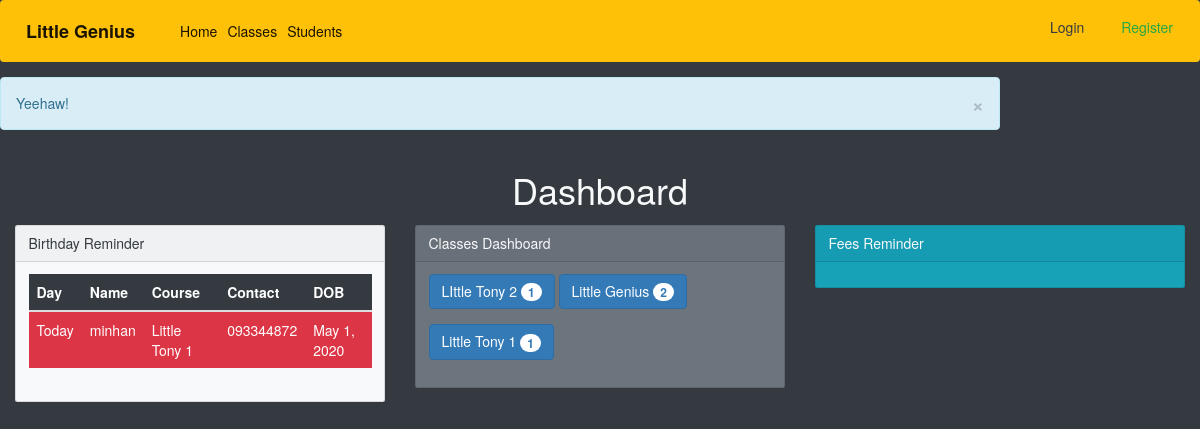
Before: / with the older database file.
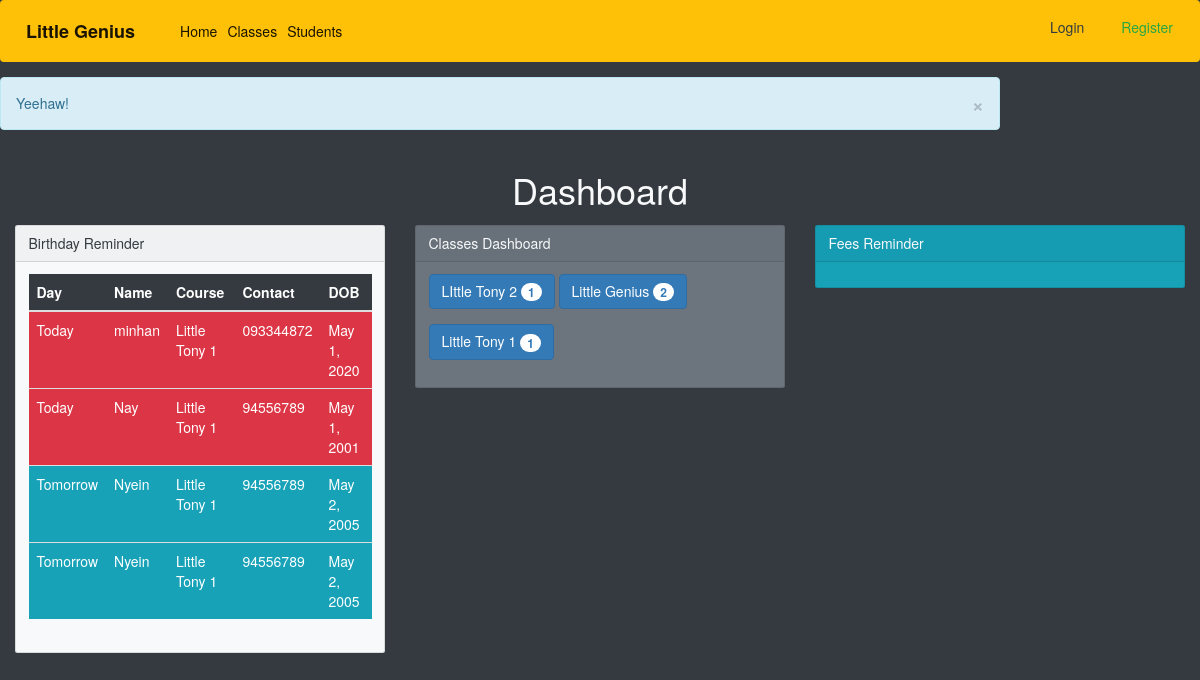
After: the same page with the newer database file.
### genius/models.py (models this page shows, shortened)
class Create_Class(models.Model):
    created_by = models.ForeignKey(
        User, on_delete=models.SET_NULL, null=True, default=1)
    class_name = models.CharField(max_length=150, null=True)
    from_choice = (
        ('Mon', 'Monday'),
        ('Tue', 'Tuesday'),
        ('Wed', 'Wednesday'),
        ('Thu', 'Thursday'),
        ('Fri', 'Friday'),
        ('Sat', 'Saturday'),
        ('Sun', 'Sunday'),
    )
    from_days = models.CharField(max_length=10, choices=from_choice)
    to_days = models.CharField(max_length=10, choices=from_choice)
    from_time = models.TimeField()
    to_time = models.TimeField()
    created_on = models.DateTimeField(auto_now=True)

class Students(models.Model):
    created_by = models.ForeignKey(
        User, on_delete=models.SET_NULL, default=1, null=True)
    name = models.CharField(max_length=200, null=True)
    image = models.ImageField(upload_to='images/', null=True, blank=True)
    dob = models.DateField(null=True, verbose_name='Date of Birth')
    age = models.IntegerField()
    grade_choice = (
        ('G1', 'Grade-1'),
        ('G2', 'Grade-2'),
        ('G3', 'Grade-3'),
        ('G4', 'Grade-4'),
        ('G5', 'Grade-5'),
        ('G6', 'Grade-6'),
        ('G7', 'Grade-7'),
        ('G8', 'Grade-8'),
        ('G9', 'Grade-9'),
        ('G10', 'Grade-10'),
        ('G11', 'Grade-11'),
        ('G12', 'Grade-12'),
    )
    gender_choice=(
        ('M', 'Male'),
        ('F', 'Female'),
        ('N', 'None'),
    )
    blood_choice=(
        ('O', 'O'),
        ('A-', 'A-'),
        ('B+', 'B+'),
        ('B-', 'B-'),
        ('A+', 'A+'),
        ('AB', 'AB'),
    )
    relation_choice=(
        ('Uncle', 'Uncle'),
        ('Aunty', 'Aunty'),
        ('Father', 'Father'),
        ('Mother', 'Mother'),
        ('Grandpa', 'Grandpa'),
        ('Grandma', 'Grandma'),
        ('Sister', 'Sister'),
        ('Brother', 'Brother'),
    )
    gender=models.CharField(choices=gender_choice, max_length=10, null=True)
    grade = models.CharField(choices=grade_choice, max_length=10, null=True)
    attending_school = models.CharField(max_length=100, null=True)
    course = models.ForeignKey(
        Create_Class, on_delete=models.SET_NULL, default=1, null=True)
    address = models.TextField(null=True)
    parent_name = models.CharField(max_length=200, null=True)
    parent_contact = models.CharField(max_length=20, null=True)
    parent_address = models.TextField(null=True)
    emerg_name = models.CharField(max_length=200, null=True, verbose_name='Emergency Name')
    emerg_contact = models.CharField(max_length=20, null=True, verbose_name='Emergency Contact')
    emerg_relation = models.CharField(choices=relation_choice ,max_length=20, null=True, verbose_name='Emergency Relationship')
    doc_name = models.CharField(max_length=200, null=False, default='None', verbose_name='Doctor Name')
    doc_contact = models.CharField(max_length=20, null=False, default='None', verbose_name='Doctor Contact')
    blood_type = models.CharField(choices=blood_choice,max_length=10, null=True)
    allergic = models.TextField(null=True)
    objects = StudentPostManager()

### genius/views.py (the view)
# urls.py: path('', home, name='home'),
def home(request):
    fieldname = 'class_name'
    to_bday, tmr_bday = Birthday_alert()
    objs = Create_Class.objects.values(fieldname).order_by(
        fieldname).annotate(the_count=Count(fieldname))
    messages.add_message(request, messages.INFO, 'Yeehaw!')
    template_name = 'genius/home.html'
    context = {'head_title': "Little Genius",
               'count': objs,
               'tmrbday':tmr_bday,
               'tobday':to_bday,
               }
    return render(request, template_name, context)

### genius/views.py (called while the page is built)
def Birthday_alert():
    datetime_now = timezone.now()
    now_day, now_month = datetime_now.day, datetime_now.month
    datetime_tomorrow = datetime_now + timedelta(days=1)
    tomorrow_day, tomorrow_month = datetime_tomorrow.day, datetime_tomorrow.month
    std_today = Students.objects.filter(dob__day=now_day, dob__month=now_month)
    std_tmr = Students.objects.filter(dob__day=tomorrow_day, dob__month=tomorrow_month)
    tday=[]
    tmr=[]
    for l in std_today:
        tday.append({
            'name':l.name,
            'course':l.course.class_name,
            'contact':l.parent_contact,
            'dob':l.dob
        })
    for l in std_tmr:
        tmr.append({
            'name':l.name,
            'course':l.course.class_name,
            'contact':l.parent_contact,
            'dob':l.dob
        })
    return (tday,tmr)

### genius/templates/genius/home.html (shortened to what this page needs)
{% extends 'base.html' %}
{% block content %}
    <h1 class='head font-weight-light text-center mb-4'>Dashboard</h1>
    <div class="row">
        <div class="col">
            <div class="card bg-light text-dark">
                    <div class="card-header">Birthday Reminder
                    </div>
                    <div class= "card-body scrollspy">
                        <table class="table table-sm table-dark">
                            <thead>
                                <tr>
                                <th scope="col">Day</th>
                                <th scope="col">Name</th>
                                <th scope="col">Course</th>
                                <th scope="col">Contact</th>
                                <th scope="col">DOB</th>
                                </tr>
                            </thead>
                            <tbody>
                                {% if tobday %}
                                    {% for t in tobday %}
                                    <tr class="bg-danger">
                                     <td>Today</td>
                                    <td>{{t.name}}</td>
                                    <td>{{t.course}}</td>
                                    <td>{{t.contact}}</td>
                                    <td>{{t.dob}}</td>
                                    </tr>
                                    {% endfor %}
                                {% endif %}
                                {% if tmrbday %}
                                    {% for m in tmrbday %}
                                    <tr class="bg-info">
                                    <td>Tomorrow</td>
                                    <td>{{m.name}}</td>
                                    <td>{{m.course}}</td>
                                    <td>{{m.contact}}</td>
                                    <td>{{m.dob}}</td>
                                    </tr>
                                    {% endfor %}
                                {% endif %}
                            </tbody>
                        </table>
                    </div>
            </div>
        </div>
        <div class="col">
            <div class="card bg-secondary text-light">
                <div class="card-header">Classes Dashboard
                </div>
                <div class= "card-body scrollspy">
                    {% for x in count %}
                    <button type="button disabled" class="btn btn-primary mb-4">
                     {{x.class_name}} <span class="badge badge-light">{{x.the_count}}</span>
                    </button>
                    {% endfor %}
                </div>
            </div>
        </div>
        <div class="col">
            <div class="card bg-info">
                <div class="card-header">Fees Reminder
                </div>
                <div class= "card-body">
                </div>
            </div>
        </div>
    </div>
{% endblock content %}

Changed rows visible on the page:
added Students: name "Nay", contact "94556789", dob "May 1, 2001"
added Students: name "Nyein", contact "94556789", dob "May 2, 2005"
added Students: name "Nyein", contact "94556789", dob "May 2, 2005"
Other visible differences:
new list line: "Today"
new list line: "Little Tony 1"
new list line: "Tomorrow"
